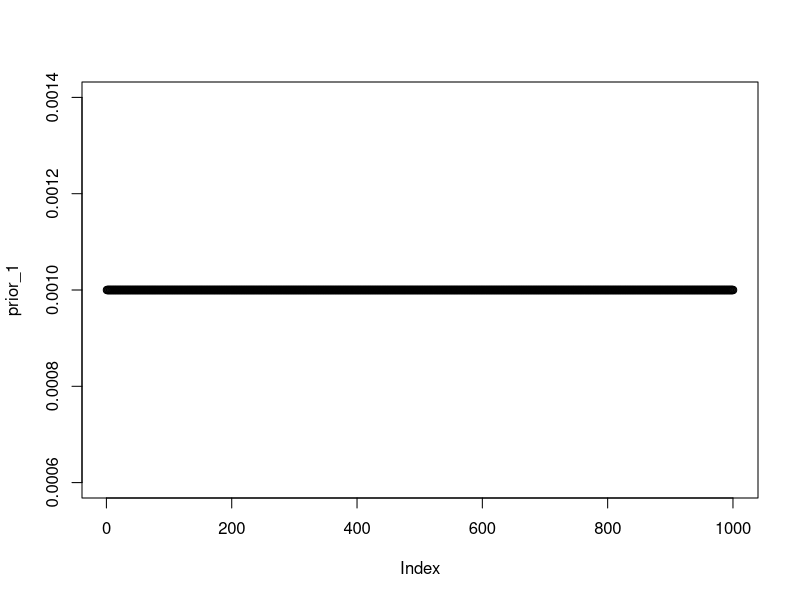
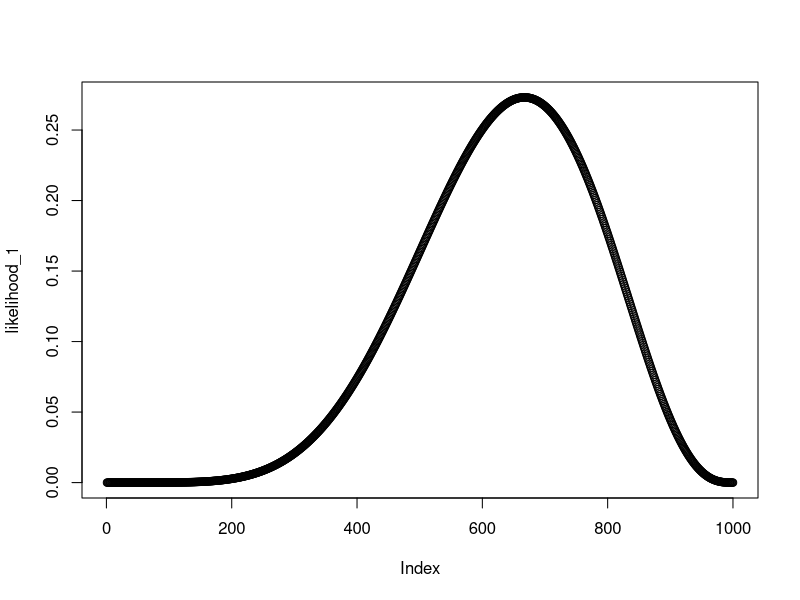
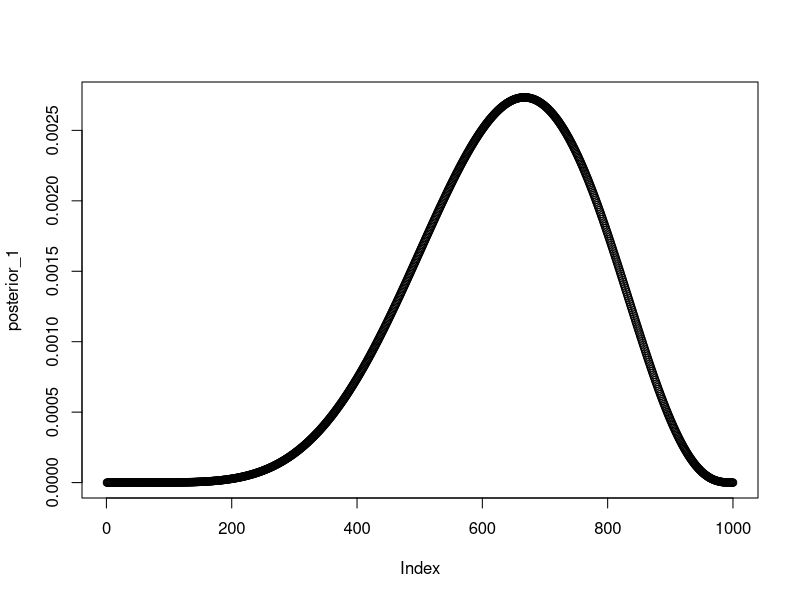
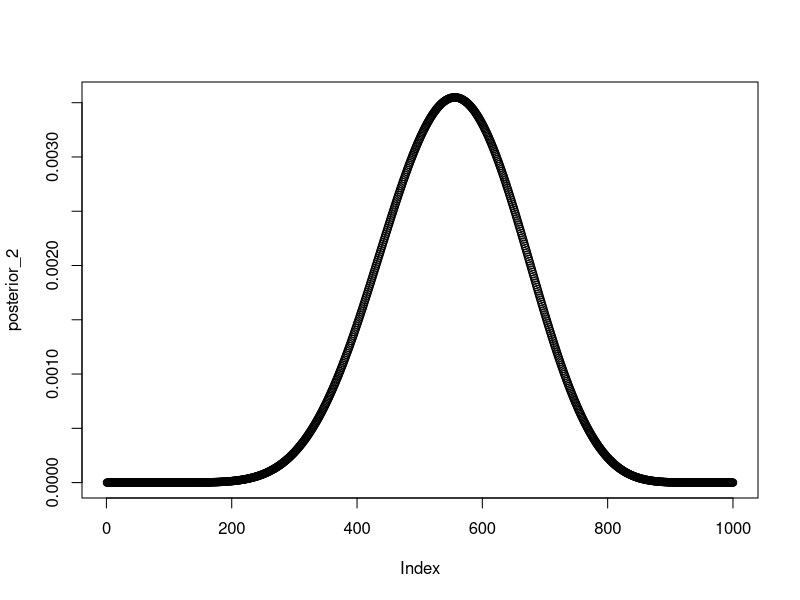
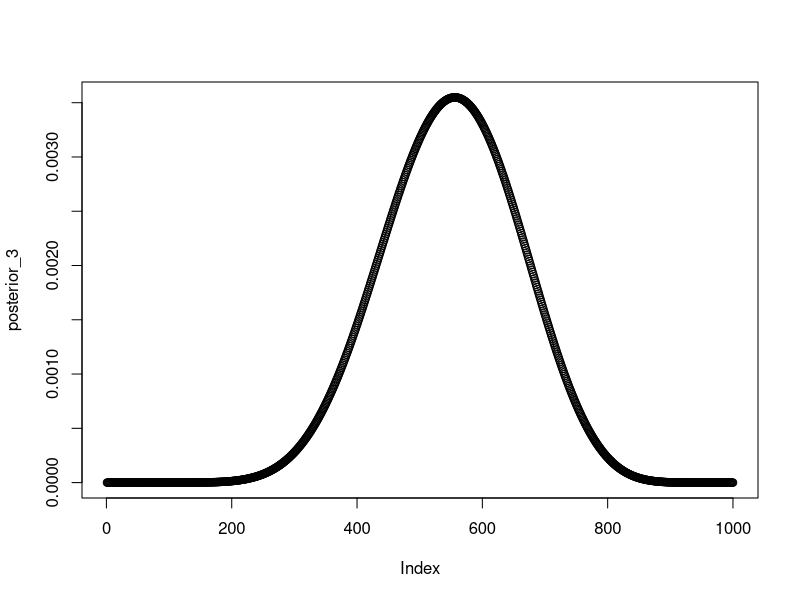

Source code (R) for these figures, in order:
## ---- chunk 1
# install.packages("cmdstanr", repos = c("https://mc-stan.org/r-packages/", getOption("repos")))
# cmdstanr::install_cmdstan()
# install.packages(c("coda","mvtnorm","devtools","loo","dagitty","shape"))
# devtools::install_github("rmcelreath/rethinking")

# library('rethinking')
# help(package = 'rethinking')

## ---- chunk 2
p_grid <- seq(from = 0, to = 1, length.out = 1000)
prior_1 <- rep(1, 1000)
prior_1 <- prior_1 / sum(prior_1)
likelihood_1 <- dbinom(x = 6, size = 9, prob = p_grid)
posterior_1 <- prior_1 * likelihood_1
posterior_1 <- posterior_1 / sum(posterior_1)

plot(prior_1)
plot(likelihood_1)
plot(posterior_1)

prior_2 <- posterior_1
likelihood_2 <- dbinom(x = 4, 
                     size = 9, 
                     prob = p_grid)
posterior_2 <- prior_2 * likelihood_2
posterior_2 <- posterior_2 / sum(posterior_2)
plot(posterior_2)


# do it all in one step
prior_3 <- rep(1, 1000)
prior_3 <- prior_3 / sum(prior_3)

likelihood_3 <- dbinom(x = 10, 
                     size = 18, 
                     prob = p_grid)
posterior_3 <- prior_3 * likelihood_3
posterior_3 <- posterior_3 / sum(posterior_3)

plot(posterior_3)

cbind(posterior_2, posterior_3)[sort(sample(50)), ]
